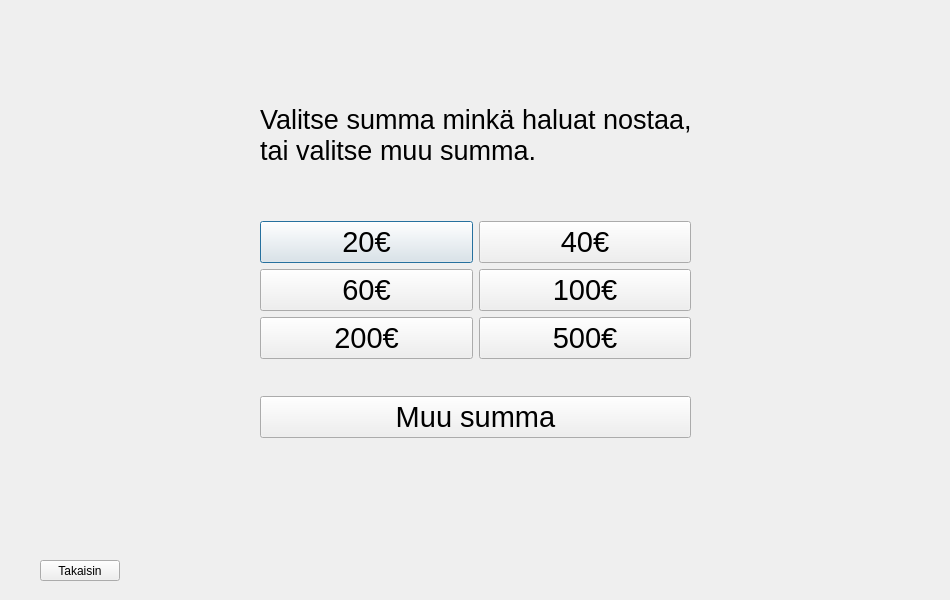
<?xml version="1.0" encoding="UTF-8"?>
<ui version="4.0">
 <class>nosto</class>
 <widget class="QDialog" name="nosto">
  <property name="geometry">
   <rect>
    <x>0</x>
    <y>0</y>
    <width>950</width>
    <height>600</height>
   </rect>
  </property>
  <property name="windowTitle">
   <string>Dialog</string>
  </property>
  <widget class="QWidget" name="verticalLayoutWidget">
   <property name="geometry">
    <rect>
     <x>260</x>
     <y>190</y>
     <width>431</width>
     <height>281</height>
    </rect>
   </property>
   <layout class="QVBoxLayout" name="verticalLayout">
    <item>
     <layout class="QGridLayout" name="gridLayout">
      <item row="0" column="0">
       <widget class="QPushButton" name="b1">
        <property name="font">
         <font>
          <pointsize>22</pointsize>
         </font>
        </property>
        <property name="text">
         <string>20€</string>
        </property>
       </widget>
      </item>
      <item row="1" column="1">
       <widget class="QPushButton" name="b4">
        <property name="font">
         <font>
          <pointsize>22</pointsize>
         </font>
        </property>
        <property name="text">
         <string>100€</string>
        </property>
       </widget>
      </item>
      <item row="0" column="1">
       <widget class="QPushButton" name="b2">
        <property name="font">
         <font>
          <pointsize>22</pointsize>
         </font>
        </property>
        <property name="text">
         <string>40€</string>
        </property>
       </widget>
      </item>
      <item row="1" column="0">
       <widget class="QPushButton" name="b3">
        <property name="font">
         <font>
          <pointsize>22</pointsize>
         </font>
        </property>
        <property name="text">
         <string>60€</string>
        </property>
       </widget>
      </item>
      <item row="2" column="0">
       <widget class="QPushButton" name="b5">
        <property name="font">
         <font>
          <pointsize>22</pointsize>
         </font>
        </property>
        <property name="text">
         <string>200€</string>
        </property>
       </widget>
      </item>
      <item row="2" column="1">
       <widget class="QPushButton" name="b6">
        <property name="font">
         <font>
          <pointsize>22</pointsize>
         </font>
        </property>
        <property name="text">
         <string>500€</string>
        </property>
       </widget>
      </item>
     </layout>
    </item>
    <item>
     <widget class="QPushButton" name="muu">
      <property name="font">
       <font>
        <pointsize>22</pointsize>
       </font>
      </property>
      <property name="text">
       <string>Muu summa</string>
      </property>
     </widget>
    </item>
   </layout>
  </widget>
  <widget class="QPushButton" name="Takaisin">
   <property name="geometry">
    <rect>
     <x>40</x>
     <y>560</y>
     <width>80</width>
     <height>21</height>
    </rect>
   </property>
   <property name="text">
    <string>Takaisin</string>
   </property>
  </widget>
  <widget class="QLabel" name="label">
   <property name="geometry">
    <rect>
     <x>260</x>
     <y>100</y>
     <width>451</width>
     <height>71</height>
    </rect>
   </property>
   <property name="font">
    <font>
     <pointsize>20</pointsize>
    </font>
   </property>
   <property name="text">
    <string>Valitse summa minkä haluat nostaa,&lt;br&gt; tai valitse muu summa.</string>
   </property>
  </widget>
 </widget>
 <resources/>
 <connections/>
</ui>
